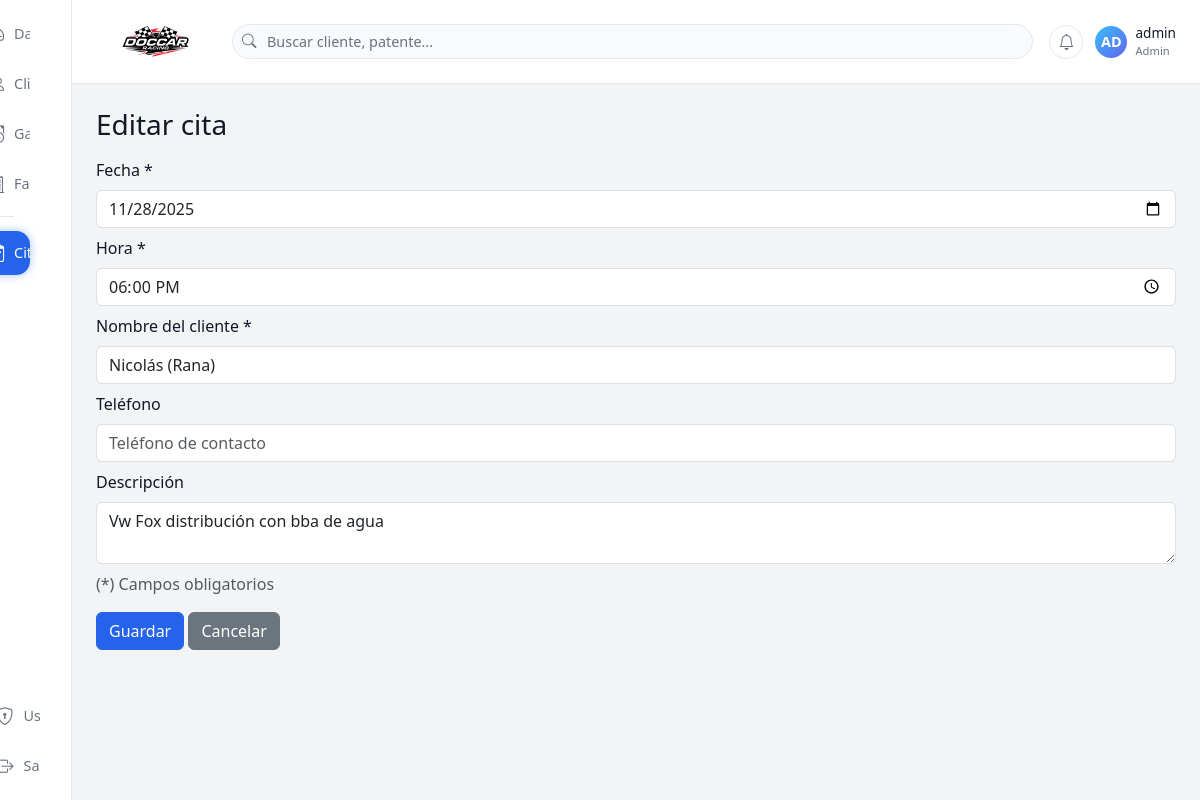
The page /citas/editar/3 (signed in) on the database its author committed.
### tables this page shows
CREATE TABLE citas (
        id INTEGER PRIMARY KEY AUTOINCREMENT,
        fecha TEXT,          -- YYYY-MM-DD
        hora TEXT,           -- HH:MM
        cliente_nombre TEXT,
        telefono TEXT,
        descripcion TEXT
    );

### app.py (the view, shortened to what this page needs)
@app.route("/citas/editar/<int:cita_id>", methods=["GET", "POST"])
@login_required
def cita_editar(cita_id):
    con = get_con()
    cur = con.cursor()
    cur.execute("SELECT id, fecha, hora, cliente_nombre, telefono, descripcion FROM citas WHERE id=?", (cita_id,))
    cita = cur.fetchone()
    con.close()
    if not cita:
        return redirect(url_for("citas_listado"))
    return render_template("cita_form.html", cita=cita)

### app.py (called while the page is built)
def get_con():
    con = sqlite3.connect(DB_NAME)
    con.row_factory = sqlite3.Row
    return con

def login_required(f):
    @wraps(f)
    def wrapper(*args, **kwargs):
        if "user_id" not in session:
            return redirect(url_for("login"))
        return f(*args, **kwargs)
    return wrapper

### templates/cita_form.html
{% extends "base.html" %}
{% block contenido %}
<h3>
    {% if cita %}
        Editar cita
    {% else %}
        Nueva cita
    {% endif %}
</h3>
<form method="POST" class="mt-3">
    <label class="form-label">Fecha *</label>
    <input type="date" name="fecha" class="form-control mb-2" required
           value="{{ cita and cita[1] or '' }}">
    <label class="form-label">Hora *</label>
    <input type="time" name="hora" class="form-control mb-2" required
           value="{{ cita and cita[2] or '' }}">
    <label class="form-label">Nombre del cliente *</label>
    <input type="text" name="cliente_nombre" class="form-control mb-2" required
           placeholder="Ej: Juan Pérez"
           value="{{ cita and cita[3] or '' }}">
    <label class="form-label">Teléfono</label>
    <input type="text" name="telefono" class="form-control mb-2"
           placeholder="Teléfono de contacto"
           value="{{ cita and cita[4] or '' }}">
    <label class="form-label">Descripción</label>
    <textarea name="descripcion" class="form-control mb-2"
              placeholder="Ej: Cambio de aceite, revisión general...">{{ cita and cita[5] or '' }}</textarea>
    <p class="text-muted">(*) Campos obligatorios</p>
    <button class="btn btn-primary">Guardar</button>
    <a href="/citas" class="btn btn-secondary">Cancelar</a>
</form>
{% endblock %}

### templates/base.html (style rules this page uses)
:root { --bg-app: #f3f4f6; --bg-sidebar: #ffffff; --bg-topbar: #ffffff; --bg-card: #ffffff; --border-soft: #e5e7eb; --text-main: #111827; --text-muted: #6b7280; --primary: #2563eb; --success: #16a34a; --danger: #dc2626; }
* { box-sizing: border-box; }
body { margin: 0; min-height: 100vh; background: var(--bg-app); color: var(--text-main); font-family: system-ui, -apple-system, BlinkMacSystemFont, "Segoe UI", sans-serif; }
a { text-decoration: none; color: inherit; }
.btn-primary { background-color: var(--primary); border-color: var(--primary); }

### rows shown on the page
citas: fecha "11/28/2025", hora "18:00", cliente_nombre "Nicolás (Rana)", descripcion "Vw Fox distribución con bba de agua"

### other values the page prints
{{ uname[:2].upper() }} "AD"
{{ session.get("username", "Usuario") }} "admin"
{{ session.get("rol", "operador")|capitalize }} "Admin"
